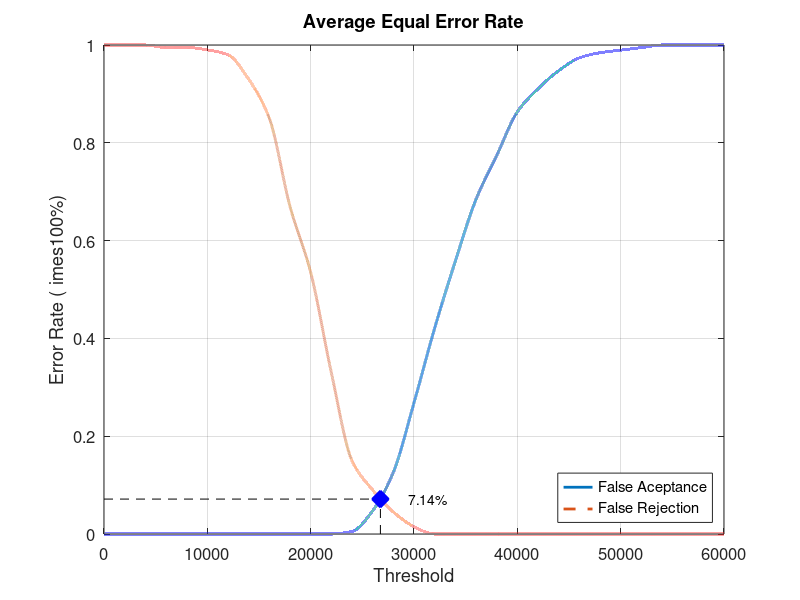
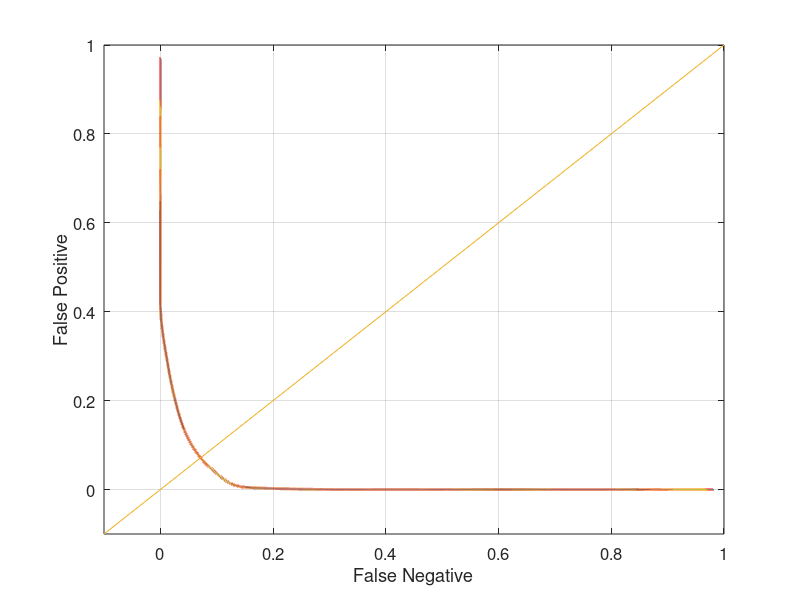

Recreate these plots in MATLAB, in order.
close all;
clear;
clc;
x = 0:2000:60000;
xq = 0:0.5:60000;

y0 = [0 0 0 0 0 0 0 0 0 0 0 0 0.00526316 0.0473684 0.126316 0.268421 0.421053 0.557895 0.684211 0.773684 0.863158 0.910526 0.947368 0.973684 0.984211 0.989474 0.994737 1 1 1 1]
yy0 = interp1(x, y0, xq, 'pchip');
y1 = [1 1 1 0.995 0.995 0.99 0.98 0.93 0.85 0.67 0.535 0.33 0.15 0.09 0.045 0.015 0 0 0 0 0 0 0 0 0 0 0 0 0 0 0]
yy1 = interp1(x, y1, xq, 'pchip');

% Calculating EER: 
y2 = abs(y0 - y1);
find(y2 == min(y2))
yy2 = abs(yy0 - yy1);
xEER = find(yy2 == min(yy2));
xEERIndex = xq(xEER) % X-axis EER
yEER = yy0(xEER) % Y-axis EER

main = figure
plot(xq, yy0,'-','LineWidth', 2);	hold on
plot(xq, yy1,'--','LineWidth', 2);	hold on
plot([xEERIndex xEERIndex], [0 yEER], 'k--');	hold on
plot([0 xEERIndex], [yEER yEER], 'k--');	hold on
plot(xEERIndex, yEER, 'bx', 'LineWidth', 10);	hold on
text(xEERIndex + 10 * xEERIndex / 100, yEER, [num2str(round((10000 * yEER)) / 100) '%'])
legend('False Aceptance', 'False Rejection', 'Location', 'SouthEast')
xlabel('Threshold')
ylabel('Error Rate (	imes100%)')
title('Average Equal Error Rate')
set(gca, 'FontSize', 12)
axis([0 60000 0 1])
grid on

print(main, 'Database4_2Main', '-dpng');
FNRxFPR = figure('Color', [1 1 1]);
plot(yy1, yy0, '-', yy1, yy0, 'LineWidth', 2);
hold on
y = -0.1:0.1:1
plot(y, y); 
set(gca, 'FontSize', 12)
xlabel('False Negative')
ylabel('False Positive')
axis([-0.1 1 -0.1 1])
set(gca, 'FontSize', 12)
grid on

print(FNRxFPR, 'Database4_2FNRxFPR','-dpng');
